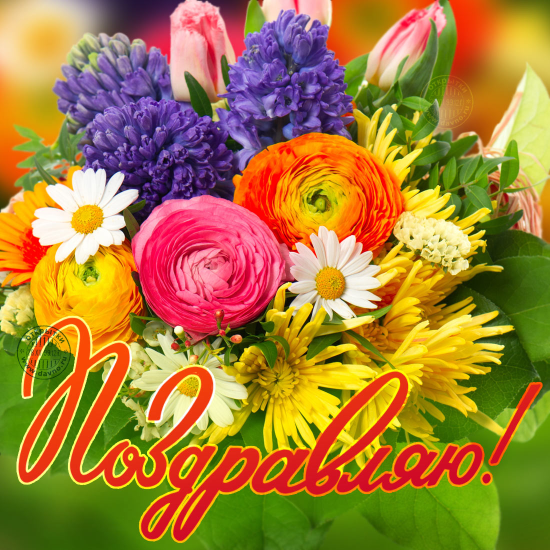
#> input picture postcard.jpg, 1100 x 1100 px (shown at 1/2 size)
$ python n1.py
#> lines starting #> are read from the running program, lines starting #| are printed output that depends on the picture
from PIL import Image
img = Image.open('postcard.jpg')
#> img is the input picture: PIL image 1100x1100 RGB; mean R, G, B 166, 126.1, 56.6
imgCrop = img.crop((0, 600, 1100, 1500))
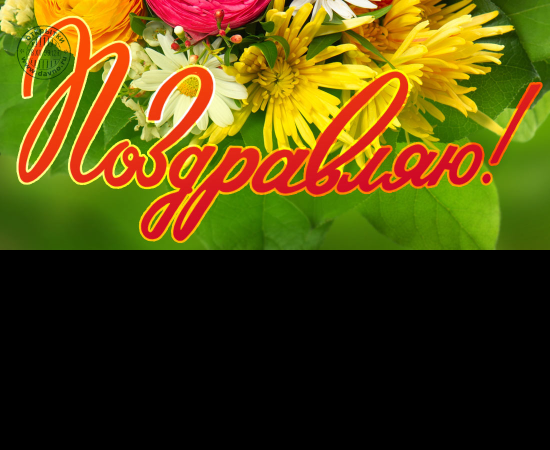
#> imgCrop: PIL image 1100x900 RGB (shown at 1/2 size); mean R, G, B 84.4, 71, 13.3
imgCrop.show()
imgCrop.save('title.jpg')
